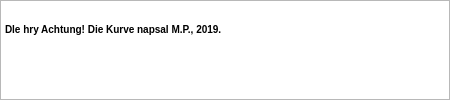
<?xml version="1.0" encoding="UTF-8"?>
<ui version="4.0">
 <class>oAutorovi</class>
 <widget class="QDialog" name="oAutorovi">
  <property name="geometry">
   <rect>
    <x>0</x>
    <y>0</y>
    <width>450</width>
    <height>100</height>
   </rect>
  </property>
  <property name="minimumSize">
   <size>
    <width>450</width>
    <height>100</height>
   </size>
  </property>
  <property name="maximumSize">
   <size>
    <width>450</width>
    <height>100</height>
   </size>
  </property>
  <property name="windowTitle">
   <string>O autorovi</string>
  </property>
  <widget class="QTextEdit" name="oAutoroviTe">
   <property name="geometry">
    <rect>
     <x>0</x>
     <y>0</y>
     <width>450</width>
     <height>100</height>
    </rect>
   </property>
   <property name="markdown">
    <string>**Dle hry Achtung! Die Kurve napsal M.P., 2019.**

</string>
   </property>
   <property name="html">
    <string>&lt;!DOCTYPE HTML PUBLIC &quot;-//W3C//DTD HTML 4.0//EN&quot; &quot;http://www.w3.org/TR/REC-html40/strict.dtd&quot;&gt;
&lt;html&gt;&lt;head&gt;&lt;meta name=&quot;qrichtext&quot; content=&quot;1&quot; /&gt;&lt;style type=&quot;text/css&quot;&gt;
p, li { white-space: pre-wrap; }
&lt;/style&gt;&lt;/head&gt;&lt;body style=&quot; font-family:'MS Shell Dlg 2'; font-size:7.8pt; font-weight:400; font-style:normal;&quot;&gt;
&lt;p style=&quot;-qt-paragraph-type:empty; margin-top:0px; margin-bottom:0px; margin-left:0px; margin-right:0px; -qt-block-indent:0; text-indent:0px;&quot;&gt;&lt;br /&gt;&lt;/p&gt;
&lt;p style=&quot; margin-top:5px; margin-bottom:5px; margin-left:0px; margin-right:0px; -qt-block-indent:0; text-indent:0px;&quot;&gt;&lt;span style=&quot; font-weight:600;&quot;&gt;Dle hry Achtung! Die Kurve napsal M.P., 2019.&lt;/span&gt;&lt;/p&gt;&lt;/body&gt;&lt;/html&gt;</string>
   </property>
  </widget>
 </widget>
 <resources/>
 <connections/>
</ui>
